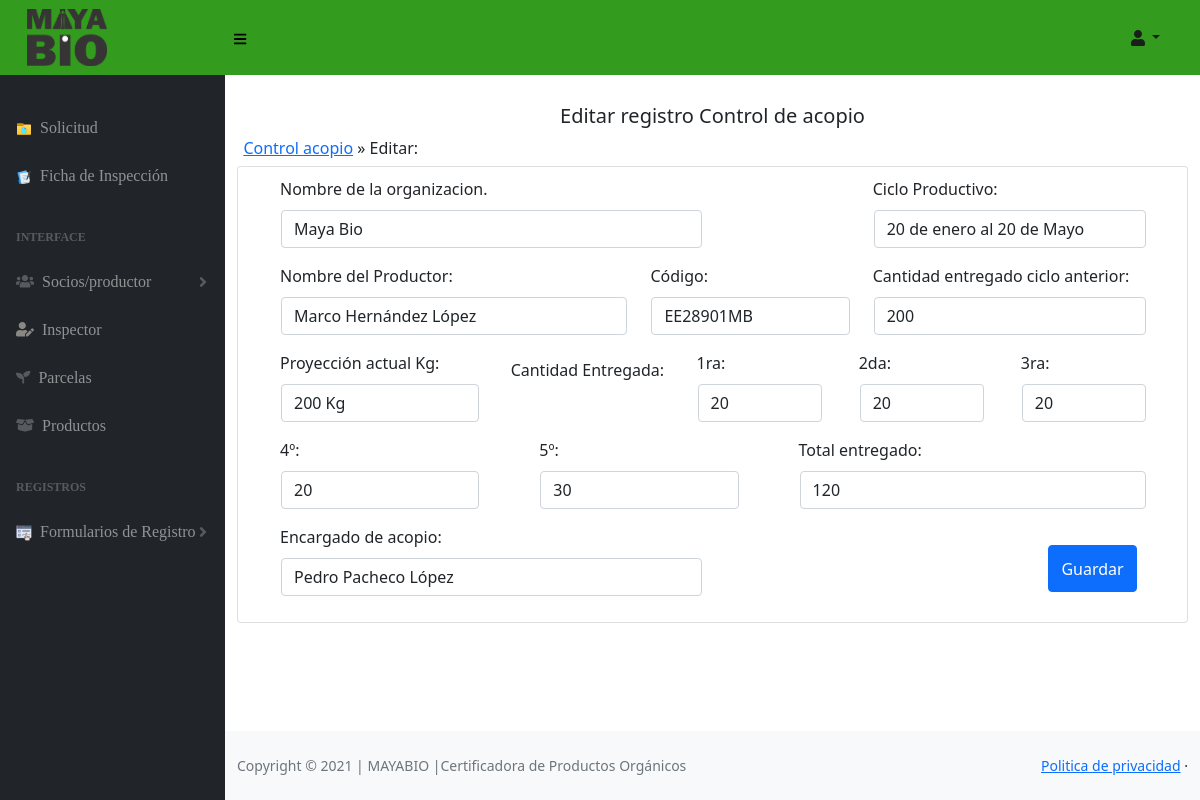
The page /control-acopio/editar_control_acopio.php?idControl=1 on the database its author committed.
### tables this page shows
CREATE TABLE `controlacopio` (
  `idControl` int(7) NOT NULL,
  `nombreOrganizacion` varchar(200) NOT NULL,
  `cicloProductivo` varchar(200) NOT NULL,
  `nombreProductor` varchar(200) NOT NULL,
  `codigo` varchar(50) NOT NULL,
  `cantidadEntregado` int(50) NOT NULL,
  `proyeccionActual` varchar(80) NOT NULL,
  `primeraCantidad` int(80) NOT NULL,
  `segundaCantidad` int(80) NOT NULL,
  `terceraCantidad` int(80) NOT NULL,
  `cuartaCantidad` int(80) NOT NULL,
  `quintaCantidad` int(80) NOT NULL,
  `totalEntregado` int(80) NOT NULL,
  `encargado` varchar(255) NOT NULL
);

### control-acopio/editar_control_acopio.php (the view, shortened to what this page needs)
<!DOCTYPE html>
<html lang="es">
    <head>
        <link rel="stylesheet" href="../css/productos.css">
        <link href="../css/styles.css" rel="stylesheet" />
        <link rel="stylesheet" href="../css/form.css">
        <link href="https://cdn.datatables.net/1.10.20/css/dataTables.bootstrap4.min.css" rel="stylesheet" />
        <link href="https://cdn.jsdelivr.net/npm/bootstrap@5.0.2/dist/css/bootstrap.min.css" rel="stylesheet">
    </head>
    <body class="sb-nav-fixed">
        <nav class="sb-topnav navbar navbar-expand navbar-dark bg-dark">
            <div class="logo">
				<a class="navbar-brand" href="../principal/index.html" > <img src="../images/MAYABIO-BN.png" alt="#">
				</a><button class="btn btn-link btn-sm order-1 order-lg-0" id="sidebarToggle" href="" ><i class="fas fa-bars"></i></button>
			</div>
            <ul class="navbar-nav ml-auto mr-0 mr-md-3 my-2 my-md-0">
                <li class="nav-item dropdown">
                    <a class="nav-link dropdown-toggle" id="userDropdown" href="#" role="button" data-toggle="dropdown" aria-haspopup="true" aria-expanded="false"><i class="fas fa-user fa-fw"></i></a>
                </li>
            </ul>
        </nav>
        <div id="layoutSidenav">
            <div id="layoutSidenav_nav">
                <br><br>
                <nav class="sb-sidenav accordion sb-sidenav-dark" id="sidenavAccordion">
                    <div class="sb-sidenav-menu">
                        <div class="nav">
                            <a class="nav-link" href="../solicitud/agregar.solicitud.php">
                                <div class="sb-nav-link-icon">
                                    <img src="../icon/solicitud.png" alt="">
                                </div> Solicitud
                            </a>
                            <a class="nav-link" href="../ficha.inspeccion/agregar.inspeccion.php">
                                <div class="sb-nav-link-icon">
                                    <img src="../icon/inspector.png" width: 40px>
                                </div> Ficha de Inspección
                            </a>
                            <div class="sb-sidenav-menu-heading">Interface</div>
                            <a class="nav-link collapsed" href="#" data-toggle="collapse" data-target="#collapseLayouts" aria-expanded="false" aria-controls="collapseLayouts">
                                <div class="sb-nav-link-icon">
                                    <i class="fas fa-users"></i>
                                </div>Socios/productor
                                <div class="sb-sidenav-collapse-arrow">
                                    <i class="fas fa-angle-down"></i>
                                </div>
                            </a>
                            <a class="nav-link" href="">
                                <div class="sb-nav-link-icon">
                                    <i class='fas fa-user-edit fa-1x' style='color:#8a8785'></i>
                                </div> Inspector
                            </a>
                            <a class="nav-link" href="../parcelas/parcelas.php">
                                <div class="sb-nav-link-icon">
                                    <i class="fas fa-seedling"></i>
                                </div> Parcelas
                            </a>
                            <a class="nav-link" href="../productos-agregar/productos.php">
                                <div class="sb-nav-link-icon">
                                    <i class="fas fa-box-open"></i>
                                </div> Productos
                            </a>
                            <div class="sb-sidenav-menu-heading">Registros</div>
                                <a class="nav-link collapsed" href="#" data-toggle="collapse" data-target="#collapsePages" aria-expanded="false" aria-controls="collapsePages">
                                    <div class="sb-nav-link-icon">
                                        <img src="../icon/registro.png">
                                    </div> Formularios de Registro
                                    <div class="sb-sidenav-collapse-arrow"><i class="fas fa-angle-down"></i></div>
                                </a>
                            <br><br>
                        </div>
                    </div>
                </nav>
            </div>
            <div id="layoutSidenav_content">
                <main>
                    <div class="container-fluid">
                        <br>
                        <?php
                            include("conexion.php");
                            $idControl = $_REQUEST['idControl'];
                            $query = "SELECT * FROM controlacopio WHERE idControl = '$idControl'";
                            $resultado= $conexion->query($query);
                            $row = $resultado->fetch_assoc();
                        ?>
                        <h1 class="mt-4">Editar registro Control de acopio</h1>
                        <p><a href="mostrar_control_acopio.php">Control acopio</a> &raquo; Editar:</p>
                        <div class="card mb-4">
                            <form action="proceso.editar.php" method="POST" >
                                <div class="contenedor-inputs">
                                    <div class="col-md-6">
                                        <div class="form-group">
                                            <label> Nombre de la organizacion.</label>
                                            <input type="text"  class="form-control" name="nombreOrganizacion" placeholder="Nombre de la Organización" value="<?php echo $row ['nombreOrganizacion']; ?>" required />
                                        </div>
                                    </div>
                                    <div class="col-md-4">
                                        <div class="form-group">
                                            <label>Ciclo Productivo:</label>
                                            <input type="text" class="form-control" name="cicloProductivo" value="<?php echo $row ['cicloProductivo']; ?>" required />
                                        </div>
                                    </div>
                                    <div class="col-md-5">
                                        <div class="form-group">
                                            <label>Nombre del Productor:</label>
                                            <input type="text" class="form-control" name="nombreProductor" value="<?php echo $row ['nombreProductor']; ?>" required />
                                        </div>
                                    </div>
                                    <div class="col-md-3">
                                        <div class="form-group">
                                            <label>Código:</label>
                                            <input type="text" class="form-control" name="codigo" value="<?php echo $row ['codigo']; ?>" required/>
                                        </div>
                                    </div>
                                    <div class="col-md-4">
                                        <div class="form-group">
                                            <label>Cantidad entregado ciclo anterior:</label>
                                            <input type="number" class="form-control" name="cantidadEntregado" value="<?php echo $row ['cantidadEntregado']; ?>" required/>
                                        </div>
                                    </div>
                                    <div class="col-md-3">
                                        <div class="form-group">
                                            <label>Proyección actual Kg:</label>
                                            <input type="text" class="form-control" name="proyeccionActual" value="<?php echo $row ['proyeccionActual']; ?>" required/>
                                        </div>
                                    </div>
                                    <p>Cantidad Entregada:</p>
                                    <div class="col-md-2">
                                        <div class="form-group">
                                            <label>1ra:</label>
                                            <input type="number" name="primeraCantidad" class="form-control" value="<?php echo $row ['primeraCantidad']; ?>" required/>
                                        </div>
                                    </div>
                                    <div class="col-md-2">
                                        <div class="form-group">
                                            <label>2da:</label>
                                            <input type="number" name="segundaCantidad" class="form-control" value="<?php echo $row ['segundaCantidad']; ?>" required/>
                                        </div>
                                    </div>
                                    <div class="col-md-2">
                                        <div class="form-group">
                                            <label>3ra:</label>
                                            <input type="number" name="terceraCantidad" class="form-control" value="<?php echo $row ['terceraCantidad']; ?>" required/>
                                        </div>
                                    </div>
                                    <div class="col-md-3">
                                        <div class="form-group">
                                            <label>4º:</label>
                                            <input type="numer" name="cuartaCantidad" class="form-control" value="<?php echo $row ['cuartaCantidad']; ?>" required/>
                                        </div>
                                    </div>
                                    <div class="col-md-3">
                                        <div class="form-group">
                                            <label>5º:</label>
                                            <input type="numer" name="quintaCantidad" class="form-control" value="<?php echo $row ['quintaCantidad']; ?>" required/>
                                        </div>
                                    </div>
                                    <div class="col-md-5">
                                        <div class="form-group">
                                            <label>Total entregado:</label>
                                            <input type="number" name="totalEntregado" class="form-control" value="<?php echo $row ['totalEntregado']; ?>" required/>
                                        </div>
                                    </div>
                                    <div class="col-md-6">
                                        <div class="form-group">
                                            <label>Encargado de acopio:</label>
                                            <input type="text" name="encargado" class="form-control" value="<?php echo $row ['encargado']; ?>" required/>
                                        </div>
                                    </div>
                                    <input type="submit" class="btn btn-primary" value="Guardar">
                                </div>
                            </form>
                        </div>
                    </div>
                </main>
                <footer class="py-4 bg-light mt-auto">
                    <div class="container-fluid">
                        <div class="d-flex align-items-center justify-content-between small">
                            <div class="text-muted">Copyright &copy; 2021 | MAYABIO |Certificadora de Productos Orgánicos</div>
                        <div>
                                <a href="../politicas.index.html">Politica de privacidad</a>
                                &middot;
                            </div>
                        </div>
                    </div>
                </footer>
            </div>
        </div>

### css/productos.css (style rules this page uses)
h1, h2 { text-align: center; }
h1 { margin-bottom:0; }

### css/form.css (style rules this page uses)
body { font-family: Tahoma; background: #daddda; background-image: url(""); }
.contenedor-inputs { padding: 10px 30px; display: flex; flex-wrap: wrap; justify-content: space-between; }
input { margin-bottom: 15px; padding: 15px; font-size: 16px; border-radius: 3px; border: 1px solid darkgray; }

### control-acopio/editar_control_acopio.php (style rules this page uses)
.logo img { padding: 10px; margin: 1px; left: -right; width: 100px; }
p { margin: .4rem ; }
input { border-radius: 4px; margin: 1px; padding: 5px; }
.btn-primary { border-radius: 4px; margin: 20px; padding: 3px; width: 10%; }

### rows shown on the page
controlacopio: nombreOrganizacion "Maya Bio", cicloProductivo "20 de enero al 20 de Mayo", nombreProductor "Marco Hernández López", codigo "EE28901MB", cantidadEntregado "200", proyeccionActual "200 Kg", primeraCantidad "20", segundaCantidad "20", terceraCantidad "20", cuartaCantidad "20", quintaCantidad "30", totalEntregado "120", encargado "Pedro Pacheco López"
